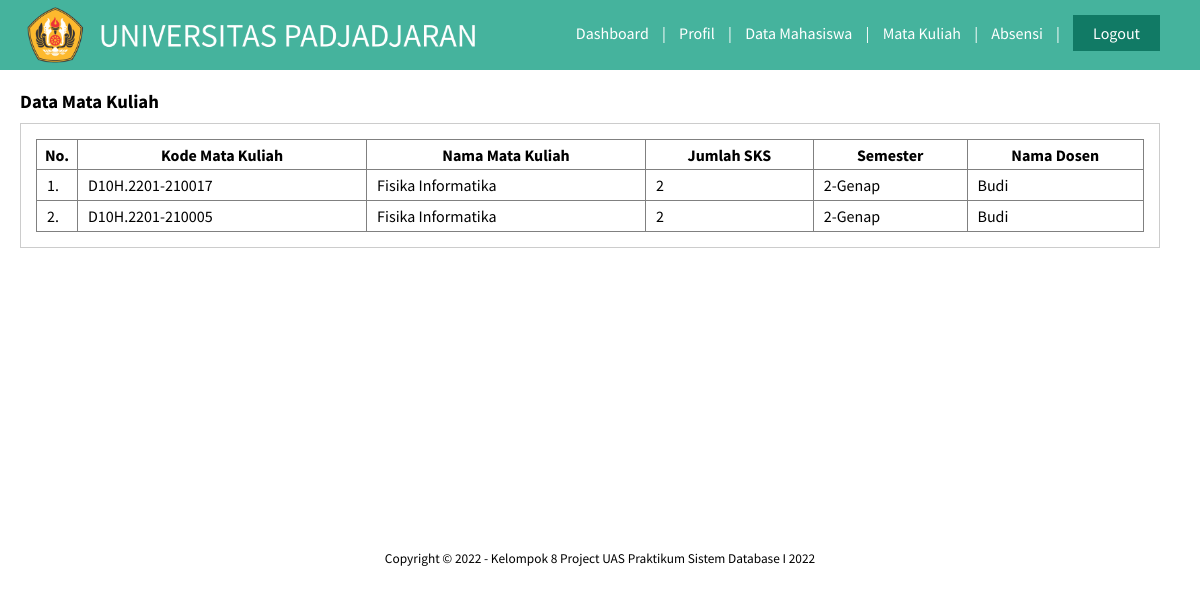
Page /data_matkul.php (signed in) on the committed database.
### tables this page shows
CREATE TABLE `perkuliahan` (
  `kode_matkul` varchar(20) NOT NULL,
  `nip_dosen` varchar(25) NOT NULL,
  `npm_mhs` varchar(15) NOT NULL,
  `kode_ruangan` varchar(15) NOT NULL,
  `nama_matkul` varchar(50) NOT NULL,
  `jml_sks` int(1) NOT NULL,
  `semester` varchar(8) NOT NULL,
  `thn_akademik` year(4) NOT NULL,
  `jadwal_kuliah` varchar(30) NOT NULL
);

CREATE TABLE `dosen` (
  `nip_dosen` varchar(25) NOT NULL,
  `kode_fakultas` int(6) NOT NULL,
  `kode_prodi` int(6) NOT NULL,
  `nama_dosen` varchar(50) NOT NULL,
  `golongan` varchar(3) NOT NULL,
  `telp_dosen` varchar(13) NOT NULL,
  `email_dosen` varchar(30) NOT NULL,
  `gelar_dosen` varchar(10) NOT NULL,
  `password` varchar(50) NOT NULL
);

### data_matkul.php (the view, shortened to what this page needs)
<?php
include 'index.php';
?>
<!DOCTYPE html>
<html lang="en">
<head>
    <link rel="stylesheet" type="text/css" href="css/style_data.css">
</head>
<body>
    <header>
        <div class="container">
            <h1><a href="dashboard.php"><img src="img/logo_unpad.png" alt="Logo Unpad" class="img-fluid""></a></h1>
            <ul>
                <li><a href="dashboard.php">Dashboard</a></li>
                <li><a>|</a></li>
                <li><a href="profil.php">Profil</a></li>
                <li><a>|</a></li>
                <li><a href="data_mhs.php">Data Mahasiswa</a></li>
                <li><a>|</a></li>
                <li><a href="data_matkul.php">Mata Kuliah</a></li>
                <li><a>|</a></li>
                <li><a href="data_absensi.php">Absensi</a></li>
                <li><a>|</a></li>
                <li><a href="logout.php"><div class="btn">Logout</div></a></li>
            </ul>
        </div>
    </header>
    <div class="section">
        <div class="container2">
            <h3>Data Mata Kuliah</h3>
            <div class="box">
                <table border="1" cellspacing="0" class="table">
                    <thead>
                        <tr>
                            <th width="40px">No.</th>
                            <th>Kode Mata Kuliah</th>
                            <th>Nama Mata Kuliah</th>
                            <th>Jumlah SKS</th>
                            <th>Semester</th>
                            <th>Nama Dosen</th>
                        </tr>
                    </thead>
                    <tbody>
                        <?php
                        $no = 1;
                        $matkul = mysqli_query($koneksi, "SELECT * from perkuliahan join dosen where perkuliahan.nip_dosen = dosen.nip_dosen order by kode_matkul desc");
                        if(mysqli_num_rows($matkul)>0){
                        while ($row = mysqli_fetch_array($matkul)) {
                        ?>
                            <tr>
                                <td><?php echo $no++ ?>.</td>
                                <td><?php echo $row['kode_matkul']?></td>
                                <td><?php echo $row['nama_matkul']?></td>
                                <td><?php echo $row['jml_sks']?></td>
                                <td><?php echo $row['semester']?></td>
                                <td><?php echo $row['nama_dosen']?></td>
                            </tr>
                        <?php
                        }}else{?>
                            <tr>
                                <td colspan="10">Tidak ada data</td>
                            </tr>
                        <?php
                        }
                        ?>
                    </tbody>
                </table>
            </div>
        </div>
    </div>
    <footer>
        <small>Copyright &copy; 2022 - Kelompok 8 Project UAS Praktikum Sistem Database I 2022</small>
    </footer>
</body>
</html>

### css/style_data.css (style rules this page uses)
* { padding: 0; margin: 0; font-family: 'Source Sans Pro', sans-serif; color: inherit; justify-content: center; text-decoration: none; }
body { background-color: #FFFFFF; }
header h1 { float: left; padding: 5px; }
header { background-color: #45B39D; color: #FFFFFF; }
header ul { float: right; }
header ul li { display: inline-block; }
header ul li a { display: inline-block; padding: 0 0 0 10px; }
footer { padding: 150px 0 5px 0; text-align: center; }
.container img { width: 450px; height: 60px; margin: 0 0 0 0; float: left; }
.container { width: 95%; margin:0 10px 0 20px; }
.container:after { content: ''; display: block; clear: both; }
.container2 { width: 95%; float: left; margin: 0 10px 0 20px; }
.box { background-color: #FFFFFF; border: 1px solid #CCCCCC; padding: 15px; box-sizing: border-box; margin: 10px 0 25px 0; }
.section { padding: 20px 0; margin-bottom: 286.5px; }
.btn { padding: 8px 20px; background-color: #117A65; color:#FFFFFF; margin: 15px 0px; border:none; cursor:pointer; text-align: center; }
.table { width: 100%; border-collapse: collapse; }
.table tr { height: 30px; }
.table tr td { padding: 5px 10px; }

### rows in the picture
perkuliahan: kode_matkul "D10H.2201-210017", nama_matkul "Fisika Informatika", jml_sks "2", semester "2-Genap", nip_dosen.nama_dosen "Budi"
perkuliahan: kode_matkul "D10H.2201-210005", nama_matkul "Fisika Informatika", jml_sks "2", semester "2-Genap", nip_dosen.nama_dosen "Budi"
